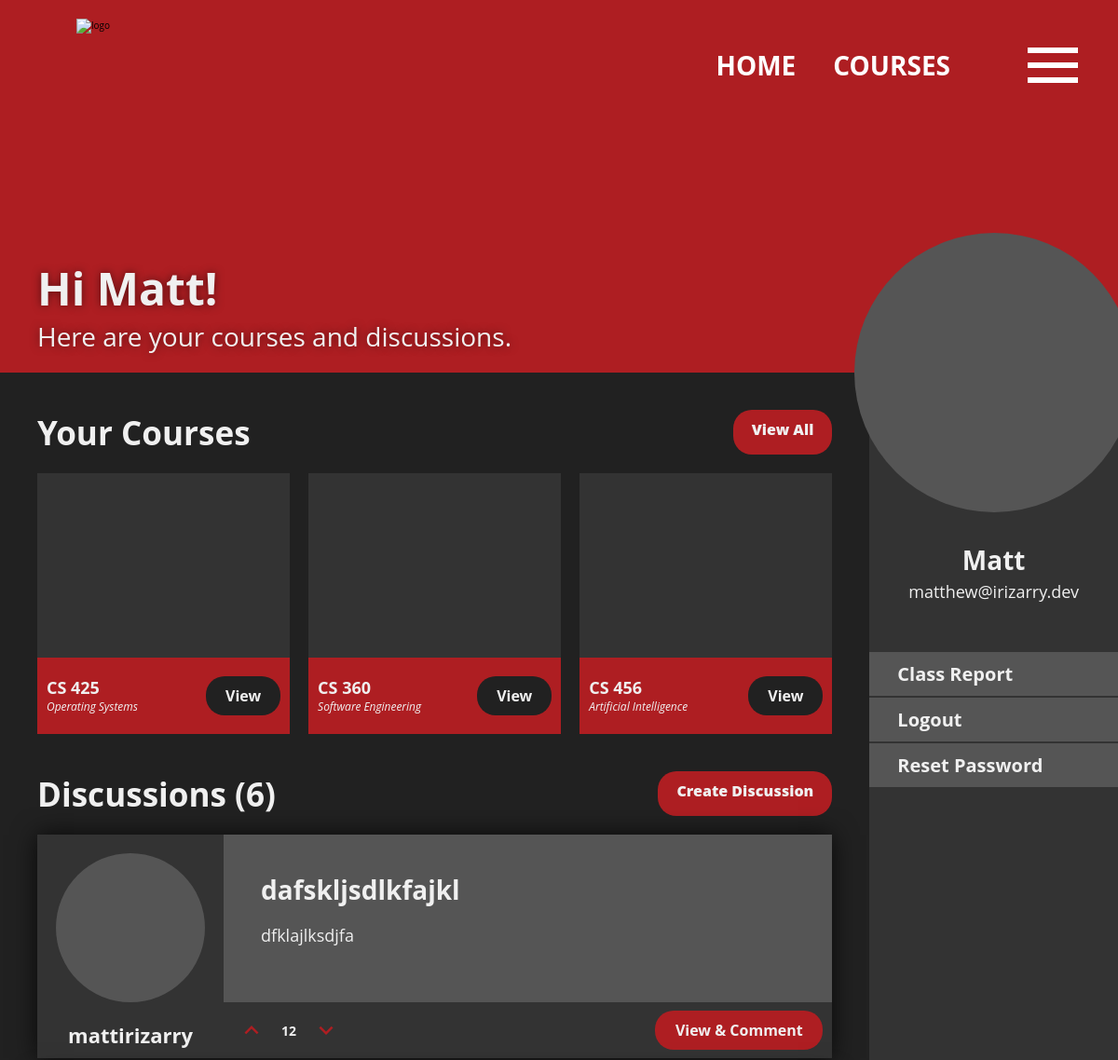
The page / (signed in, upper part) on the database as committed earlier.
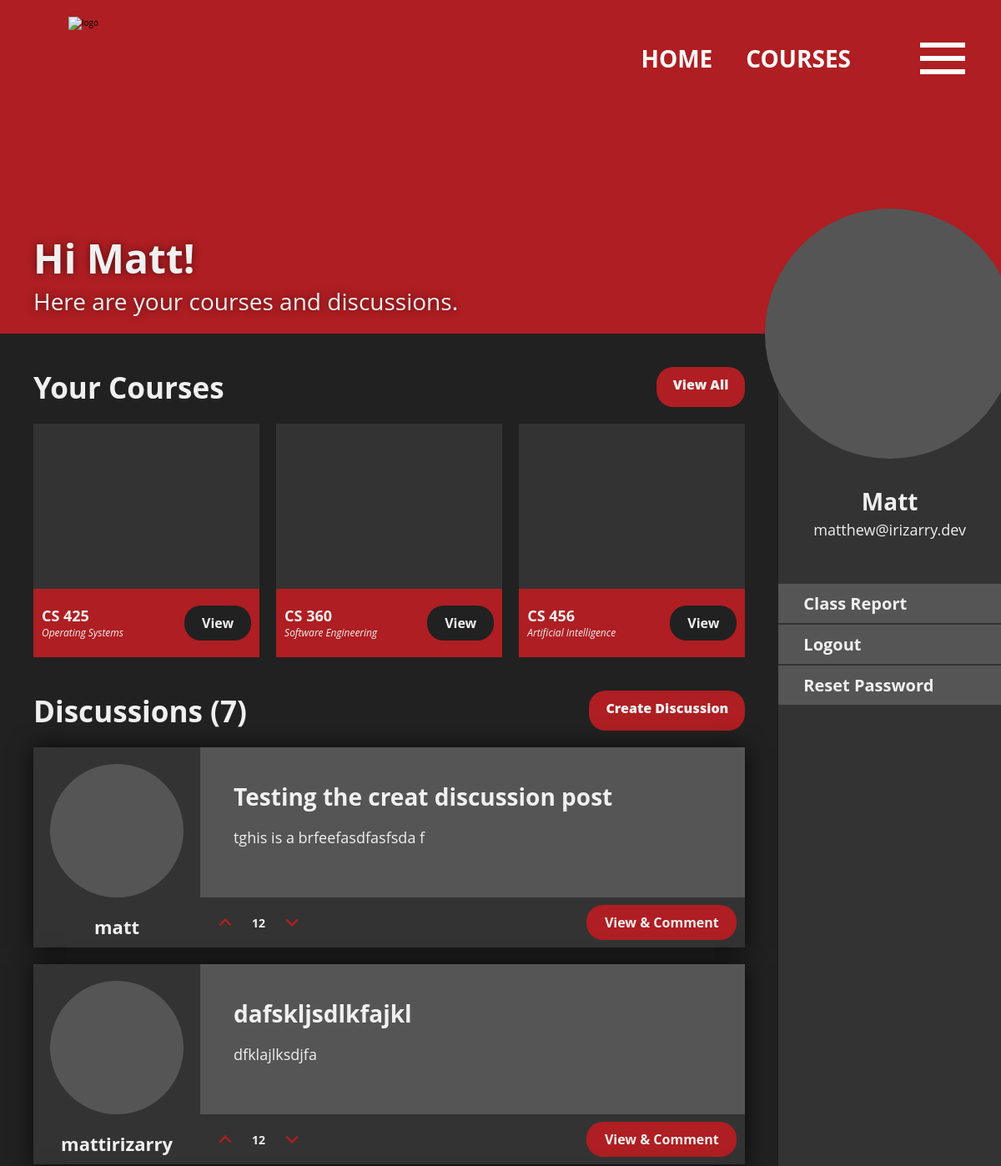
The same page on the database as committed later.
### dashboard/models.py (models this page shows)
class Profile(AbstractUser):
    role = models.PositiveSmallIntegerField(default=0)

class Course(models.Model):
    code = models.CharField(max_length=10)
    name = models.CharField(max_length=100)
    description = models.TextField()
    instructor = models.ForeignKey(Profile, on_delete=models.CASCADE)
    students = models.ManyToManyField(Profile, related_name='courses', blank=True)
    start_date = models.DateField()
    end_date = models.DateField()
    created_date = models.DateTimeField(auto_now_add=True)
    updated_date = models.DateTimeField(auto_now=True)
    assignments = models.ManyToManyField('Assignment', related_name='courses', blank=True)

class DiscussionPost(models.Model):
    title = models.CharField(max_length=100)
    description = models.TextField()
    created_date = models.DateTimeField(auto_now_add=True)
    updated_date = models.DateTimeField(auto_now=True)
    user = models.ForeignKey(Profile, on_delete=models.CASCADE)

### dashboard/views.py (the view)
# urls.py: path("", views.index, name="index"),
def index(request):
    if not request.user.is_authenticated:
        return redirect("login")
    enrolled_courses = Course.objects.filter(students=request.user)
    instructor_courses = Course.objects.filter(instructor=request.user)
    courses = enrolled_courses.union(instructor_courses).order_by('-created_date')[:3]
    discussions = DiscussionPost.objects.all().order_by("-created_date")
    context = {
        "courses": courses,
        "discussions": discussions
    }
    return render(request, "index.html", context)

### templates/index.html (shortened to what this page needs)
{% extends 'base.html' %}
{% load static %}
{% block content %}
  <section class="asm-two-column">
    <section class="main-column">
      <section class="container">
        <section class="container-header">
          <h3>Your Courses</h3>
          <a class="btn accent" href="{% url 'view_courses' %}">View All</a>
        </section>
        <section class="container-body">
          <section class="courses">
            {% if courses %} {% for course in courses %}
            <section class="course">
              <section class="course-image"></section>
              <section class="course-meta">
                <section class="course-details">
                  <h4>{{course.code}}</h4>
                  <em> {{ course.name }}</em>
                </section>
                <a class="btn" href="{% url 'view_course' course.id %}">View</a>
              </section>
            </section>
            {% endfor %} {% endif %}
          </section>
        </section>
      </section>
      <section class="container">
        <section class="container-header">
          <h3>Discussions ({{discussions.count}})</h3>
          <a class="btn accent" href="{% url 'create_discussion_post' %}">Create Discussion</a>
        </section>
        <section class="container-body">
          <section class="discussions">
            {% for discussion in discussions %}
            <section class="discussion">
              <section class="author-details">
                <section class="author-image"></section>
                <h4>{{discussion.user}}</h4>
              </section>
              <section class="discussion-body">
                <h4>{{discussion.title}}</h4>
                <p>{{discussion.description}}</p>
              </section>
              <section class="discussion-buttons">
                <section class="ratio">
                  <svg xmlns="http://www.w3.org/2000/svg" width="30" height="30" viewBox="0 0 24 24">
                      <path d="M7.41 8.59L12 13.17l4.59-4.58L18 10l-6 6-6-6 1.41-1.41z"/>
                  </svg>
                  <p>12</p>
                  <svg xmlns="http://www.w3.org/2000/svg" width="30" height="30" viewBox="0 0 24 24">
                      <path d="M7.41 8.59L12 13.17l4.59-4.58L18 10l-6 6-6-6 1.41-1.41z"/>
                  </svg>
                </section>
                <a class="btn accent" href="{% url 'view_discussion' discussion.id %}">View & Comment</a>
              </section>
            </section>
            {% endfor %}
          </section>
        </section>
      </section>
    </section>
    <aside class="secondary-column">
      <section class="user-image"></section>
      <section class="user-profile">
        <section class="user-details">
          <h3>{{ user.username }}</h3>
          <p>{{ user.email }}</p>
        </section>
      </section>
      <nav class="secondary-nav">
        <ul>
          {% if user.is_staff %}
          <li><a href="{% url 'teacher_report' %}">Class Report</a></li>
          {% else %}
          <li><a href="{% url 'report' %}">Grade Report</a></li>
          {% endif %}
          <li><a href="{% url 'logout' %}">Logout</a></li>
          <li><a href="{% url 'password_reset' %}">Reset Password</a></li>
        </ul>
      </nav>
    </aside>
  </section>
{% endblock content %}

### templates/base.html (shortened to what this page needs)
{% load static %}
<!DOCTYPE html>
<html>
    <head>
        <link rel="stylesheet" href="{% static 'styles/app.css' %}">
    </head>
    <body>
        <header class="site-header">
            <nav class="site-nav">
                <img src="https://www.wku.edu/marketingandcommunications/images/wkucuptall_w.png" alt="logo" class="site-logo">
                <section class="site-links">
                    <ul>
                        <li><a href="{% url 'index' %}">Home</a></li>
                        <li><a href="{% url 'view_courses' %}">Courses</a></li>
                    </ul>
                </section>
                <section class="hamburger">
                    <section class="hamburger-lines">
                        <div class="hamburger-line"></div>
                        <div class="hamburger-line"></div>
                        <div class="hamburger-line"></div>
                    </section>
                </section>
            </nav>
            <section class="jumbotron">
                {% if user.is_authenticated %}
                <section class="jumbotron-content">
                    <h1>Hi {{ user.username }}!</h1>
                    <p>Here are your courses and discussions.</p>
                </section>
                {% else %}
                <section class="jumbotron-content">
                    <h1>Hi there!</h1>
                    <p>Sign in to see your current courses and discussions.</p>
                </section>
                {% endif %}
            </section>
        </header>
        <main class="main-content">
            {% block content %}
            {% endblock content %}
        </main>
    </body>
</html>

### static/styles/general.css (style rules this page uses)
html, body { --text: #f0f0f0; --background: #212121; --primary: #991a20; --secondary: #cccccc; --accent: #ae1e22; --tertiary: #333333; --quint: #3a3a3a; --quad: #555555; font-size: 10px; font-family: Open Sans, sans-serif; background: var(--background); }
body { display: grid; grid-template-rows: 40rem 1fr 18rem; min-height: 100svh; }
* { margin: 0; padding: 0; box-sizing: border-box; }
.asm-two-column { display: grid; grid-template-columns: 7fr 2fr; height: 100%; }
.asm-two-column .main-column { padding: 2rem; }
.container { padding: 2rem; color: var(--text); }
.container .container-header { font-size: 3rem; font-weight: bolder; margin-bottom: 2rem; display: grid; grid-template-columns: 1fr 1fr; }
.container .container-header a, .asm-two-column .main-column .container .container-header button { justify-self: end; }
.asm-two-column .secondary-column { position: relative; background: var(--tertiary) }
.btn { text-decoration: none; color: var(--text); background: var(--background); padding: 1rem 2rem; border-radius: 2rem; font-size: 1.6rem; font-weight: bolder; border: none; text-align: center; }
.btn.accent { background-color: var(--accent); }

### static/styles/pages/index.css (style rules this page uses)
.secondary-column { color: var(--text); }
.secondary-column .user-image { height: 30rem; width: 30rem; background: var(--quad); border-radius: 50%; position: absolute; top: -15rem; left: 50%; transform: translateX(-50%); }
.secondary-column .user-profile { display: grid; grid-template-rows: 10rem 1fr; margin-top: 16rem; margin-bottom: 4rem; text-align: center; }
.secondary-column .user-profile .user-details { padding: 2rem; line-height: 1.5; }
.secondary-column .user-profile .user-details h3 { font-size: 2.8rem; text-transform: capitalize; }
.secondary-column .user-profile .user-details p { font-size: 1.8rem; }
.secondary-column .secondary-nav ul { display: grid; list-style: none; align-items: center; font-size: 2rem; row-gap: 0.2rem; }
.secondary-column .secondary-nav ul li { text-decoration: none; color: white; font-weight: bolder; background: var(--quad); padding: 1rem 3rem; }
.secondary-column .secondary-nav ul li a { text-decoration: none; color: var(--text); }

### static/styles/components/header.css (style rules this page uses)
.site-header { background: var(--accent); display: grid; grid-template-rows: 14rem 26rem; }
.site-header .jumbotron { padding: 2rem 4rem; height: 26rem; display: grid; }
.site-header .jumbotron .jumbotron-content { align-self: end; color: var(--text); }
.site-header .jumbotron .jumbotron-content h1 { font-size: 4.8rem; font-weight: bolder; text-transform: capitalize; text-shadow: 0 0 1rem rgba(0, 0, 0, 0.5); }
.site-header .jumbotron .jumbotron-content p { font-size: 2.8rem; text-shadow: 0 0 1rem rgba(0, 0, 0, 0.5); }
.site-nav { display: grid; height: 14rem; grid-template-columns: 20rem 1fr 14rem; }
.site-nav .site-logo { height: 10rem; place-self: center; }
.site-nav .site-links { display: grid; width: 100%; height: 10rem; align-self: center; }
.site-nav .site-links ul { justify-self: end; align-self: center; display: flex; list-style: none; flex-direction: row; margin-right: 4rem; }
.site-nav .site-links ul li a { text-decoration: none; color: white; margin-left: 4rem; font-size: 2.8rem; font-weight: bolder; text-transform: uppercase; }
.site-nav .hamburger { width: 10rem; height: 10rem; place-self: center; display: grid; cursor: pointer; }
.site-nav .hamburger .hamburger-lines { place-self: center; display: grid; grid-template-rows: 0.6rem 0.6rem 0.6rem; row-gap: 1rem; }
.site-nav .hamburger .hamburger-lines .hamburger-line { width: 5.4rem; height: 0.6rem; background: white; }

### static/styles/components/courses.css (style rules this page uses)
.courses { display: grid; grid-gap: 2rem; grid-template-columns: 1fr 1fr 1fr; }
.courses .course { position: relative; transition: 200ms ease-in-out; }
.courses .course .course-image { height: 28rem; width: auto; background: var(--tertiary); }
.courses .course .course-meta { position: absolute; bottom: 0; display: grid; width: 100%; grid-template-columns: 1fr 8rem; justify-content: space-between; background: var(--accent); padding: 2rem 1rem; }
.courses .course .course-meta .course-details h4 { margin: 0; padding: 0; font-size: 1.8rem; font-weight: bolder; }
.courses .course .course-meta .course-details em { margin: 0; padding: 0; font-size: 1.2rem; font-weight: 400; font-style: italic; }

Rows that differ between the two databases and show on the page:
added DiscussionPost: user "matt", title "Testing the creat discussion post", description "tghis is a brfeefasdfasfsda f"
Other text that changed with them:
{{ discussions.count }}: "6" → "7"
